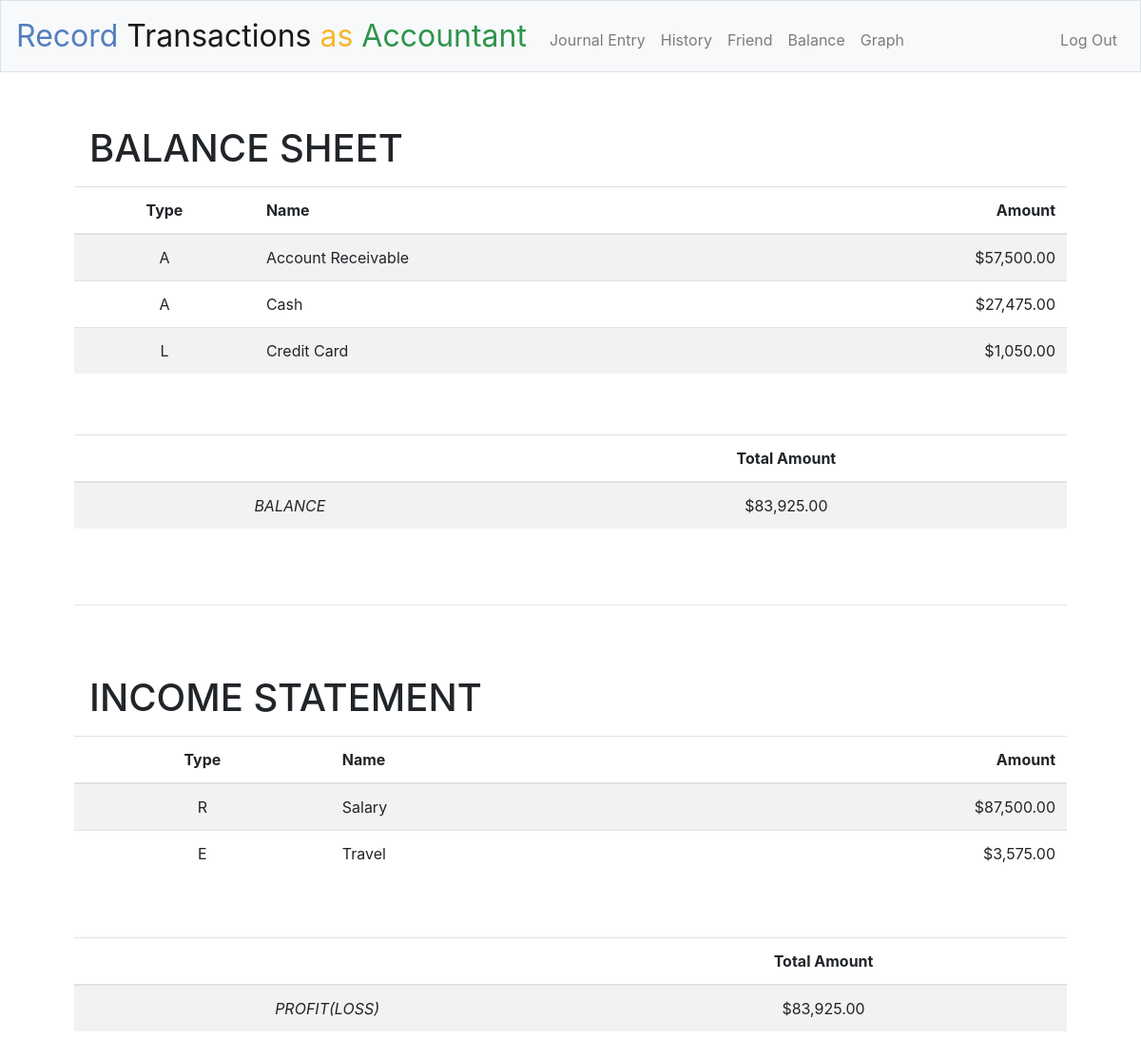
/ (signed in), run on the app's committed database.
### tables this page shows
CREATE TABLE account (
    id integer primary KEY,
    user_id integer,
    type text not null,
    name text not null,
    share text,
    note text,
    initial numeric default 0,
    amount numeric default 0,
    FOREIGN KEY(user_id) REFERENCES users(id)
);

### application.py (the view)
@app.route("/")
@login_required
def index():
    rows = db.execute("""
        SELECT type, name, amount, note
        FROM account
        WHERE user_id = :user_id
        GROUP by name
        HAVING amount >0;
    """, user_id=session["user_id"])
    A_balances = []
    L_balances = []
    R_balances = []
    E_balances = []
    grand_asset = 0
    grand_liability = 0
    grand_revenue = 0
    grand_expense = 0
    balance = 0
    profit = 0
    for row in rows:
        if row["type"] == "A":
            A_balances.append({
            "type": row["type"],
            "name": row["name"],
            "amount": usd(row["amount"]),
            "note" : row["note"]
            })
            grand_asset += row["amount"]
        elif row["type"] == "L":
            L_balances.append({
            "type": row["type"],
            "name": row["name"],
            "amount": usd(row["amount"]),
            "note" : row["note"]
            })
            grand_liability += row["amount"]
        elif row["type"] == "R":
            R_balances.append({
            "type": row["type"],
            "name": row["name"],
            "amount": usd(row["amount"]),
            "note" : row["note"]
            })
            grand_revenue += row["amount"]
        else: # row["type"] == "E":
            E_balances.append({
            "type": row["type"],
            "name": row["name"],
            "amount": usd(row["amount"]),
            "note" : row["note"]
            })
            grand_expense += row["amount"]
    print("使用者歷史交易")
    print(rows)
    print(grand_asset)
    print(grand_liability)
    print(grand_revenue)
    print(grand_expense)
    balance = usd(grand_asset - grand_liability)
    profit = usd(grand_revenue - grand_expense)
    return render_template("index.html", A_balances=A_balances, L_balances=L_balances, R_balances=R_balances, E_balances=E_balances, balance=balance, profit=profit)

### application.py (called while the page is built)
@app.after_request
def after_request(response):
    response.headers["Cache-Control"] = "no-cache, no-store, must-revalidate"
    response.headers["Expires"] = 0
    response.headers["Pragma"] = "no-cache"
    return response

### helpers.py (called while the page is built, shortened)
def login_required(f):
    @wraps(f)
    def decorated_function(*args, **kwargs):
        if session.get("user_id") is None:
            return redirect("/login")
        return f(*args, **kwargs)
    return decorated_function

def usd(value):
    return f"${value:,.2f}"

### templates/index.html (shortened to what this page needs)
{% extends "layout.html" %}
{% block main %}
    <h1 class="navbar navbar-expand-md navbar-light">BALANCE SHEET</h1>
    <table class="table table-striped">
        <thead>
            <tr>
                <th>Type</th>
                <th id="name">Name</th>
                <th id="amount">Amount</th>
            </tr>
        </thead>
        <tbody>
            {% for A_balance in A_balances %}
            <tr>
                <td>{{A_balance["type"]}}</td>
                <td id="name">{{A_balance["name"]}}</td>
                <td id="amount">{{A_balance["amount"]}}</td>
            </tr>
            {% endfor %}
            {% for L_balance in L_balances %}
            <tr>
                <td>{{L_balance["type"]}}</td>
                <td id="name">{{L_balance["name"]}}</td>
                <td id="amount">{{L_balance["amount"]}}</td>
            </tr>
            {% endfor %}
        </tbody>
    </table>
    <br></br>
    <table class="table table-striped">
        <thead>
            <tr>
                <th colspan="4"></th>
                <th>Total Amount</th>
            </tr>
        </thead>
        <tbody>
            <tr>
                <td colspan="4"><em>BALANCE</em></td>
                <td>{{balance}}</td>
            </tr>
        </tbody>
    </table>
    <br></br>
    <hr class="style-one-line" />
    <br></br>
    <h1 class="navbar navbar-expand-md navbar-light">INCOME STATEMENT</h1>
    <table class="table table-striped">
        <thead>
            <tr>
                <th>Type</th>
                <th id="name">Name</th>
                <th id="amount">Amount</th>
            </tr>
        </thead>
        <tbody>
            {% for R_balance in R_balances %}
            <tr>
                <td>{{R_balance["type"]}}</td>
                <td id="name">{{R_balance["name"]}}</td>
                <td id="amount">{{R_balance["amount"]}}</td>
            </tr>
            {% endfor %}
            {% for E_balance in E_balances %}
            <tr>
                <td>{{E_balance["type"]}}</td>
                <td id="name">{{E_balance["name"]}}</td>
                <td id="amount">{{E_balance["amount"]}}</td>
            </tr>
            {% endfor %}
        </tbody>
    </table>
    <br></br>
    <table class="table table-striped">
        <thead>
            <tr>
                <th colspan="4"></th>
                <th>Total Amount</th>
            </tr>
        </thead>
        <tbody>
            <tr>
                <td colspan="4"><em>PROFIT(LOSS)</em></td>
                <td>{{profit}}</td>
            </tr>
        </tbody>
    </table>
{% endblock %}

### static/styles.css (style rules this page uses)
main table { text-align: center; }
#name { text-align: left; }
#amount { text-align: right; }
hr.style-one-line { border: 0; height: 0; border-top: 1px solid rgba(0,0,0,0.1); border-bottom: 1px solid rgba(255,255,255,0.3); }

### data on the page
account: type "A", name "Account Receivable", amount "$57,500.00"
account: type "A", name "Cash", amount "$27,475.00"
account: type "L", name "Credit Card", amount "$1,050.00"
account: type "R", name "Salary", amount "$87,500.00"
account: type "E", name "Travel", amount "$3,575.00"

### other printed values
{{ balance }} "$83,925.00"
{{ profit }} "$83,925.00"
